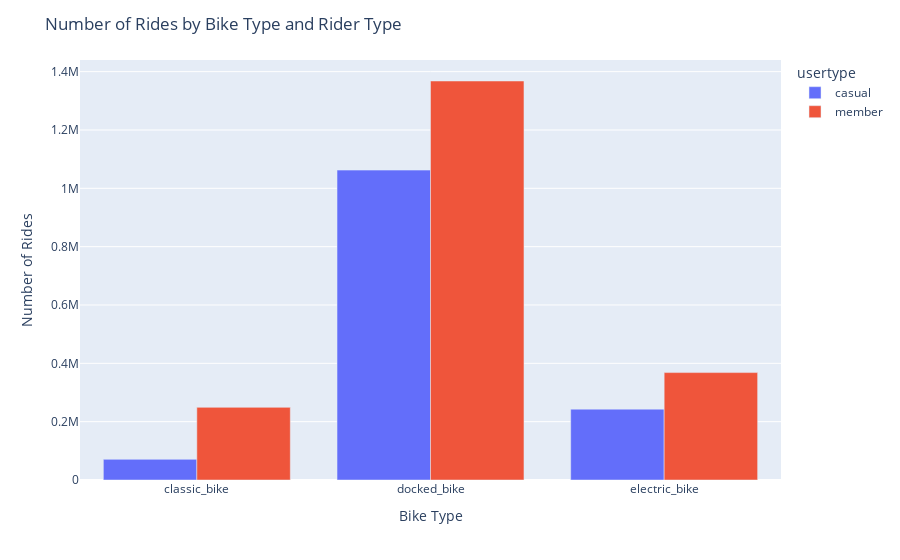

Notebook code for this chart:
### Code cell
# Group by member_casual and weekday, calculate number_of_rides and average_duration
grouped_data = all_trips_v2.groupby(['usertype', 'bike_id']).agg(number_of_rides=('bike_id', 'count'))
grouped_data = grouped_data.rename(columns={'number_of_rides': 'Number_of_Rides', 'ride_date': 'number_of_rides'}).reset_index()

# Create the visualization
fig = px.bar(grouped_data, x='bike_id', y='Number_of_Rides', color='usertype', barmode='group')
fig.update_layout(
    xaxis_title='Bike Type',
    yaxis_title='Number of Rides',
    title='Number of Rides by Bike Type and Rider Type'
)
fig.show()

### Figure 1 — Plotly figure (JSON) as saved in the notebook; plotly's stock layout.template omitted (floating-point values rounded to 4 significant figures)
{"data": [{"alignmentgroup": "True", "hovertemplate": "usertype=casual<br>bike_id=%{x}<br>Number_of_Rides=%{y}<extra></extra>", "legendgroup": "casual", "marker": {"color": "#636efa", "pattern": {"shape": ""}}, "name": "casual", "offsetgroup": "casual", "orientation": "v", "showlegend": true, "textposition": "auto", "type": "bar", "x": ["classic_bike", "docked_bike", "electric_bike"], "xaxis": "x", "y": [70800, 1062447, 242913], "yaxis": "y"}, {"alignmentgroup": "True", "hovertemplate": "usertype=member<br>bike_id=%{x}<br>Number_of_Rides=%{y}<extra></extra>", "legendgroup": "member", "marker": {"color": "#EF553B", "pattern": {"shape": ""}}, "name": "member", "offsetgroup": "member", "orientation": "v", "showlegend": true, "textposition": "auto", "type": "bar", "x": ["classic_bike", "docked_bike", "electric_bike"], "xaxis": "x", "y": [249071, 1367939, 368284], "yaxis": "y"}], "layout": {"barmode": "group", "legend": {"title": {"text": "usertype"}, "tracegroupgap": 0}, "margin": {"t": 60}, "title": {"text": "Number of Rides by Bike Type and Rider Type"}, "xaxis": {"anchor": "y", "domain": [0, 1], "title": {"text": "Bike Type"}}, "yaxis": {"anchor": "x", "domain": [0, 1], "title": {"text": "Number of Rides"}}}}
